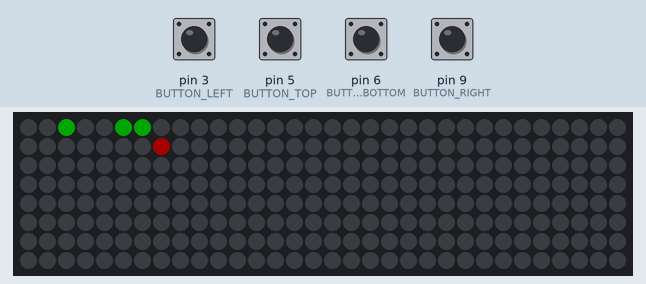
Recording of a sketch running on a simulated Arduino Uno, built with avr-gcc and run on an emulated ATmega328P. Shown: 32×8 RGB LED matrix (first LED top left, wired row by row). Inputs (shaded band) come from the test bench; at power-on: pin 3 (BUTTON_LEFT), pin 5 (BUTTON_TOP), pin 6 (BUTTON_BOTTOM), pin 9 (BUTTON_RIGHT) HIGH. Dim RGB values are drawn brighter than linear; random numbers use the default seed unless the sketch sets one.

Above: at 0.1 s.
At 1.29 s:
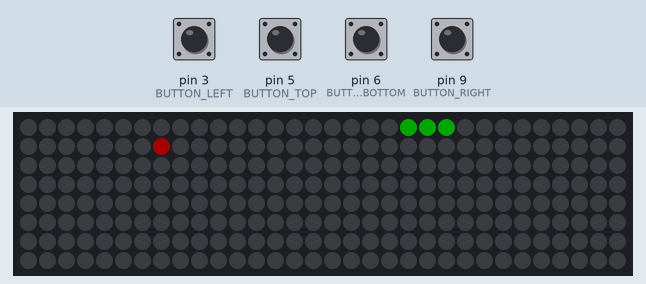
1.3 s: pin 3 (BUTTON_LEFT) pulled LOW for 0.15 s
At 1.9 s:
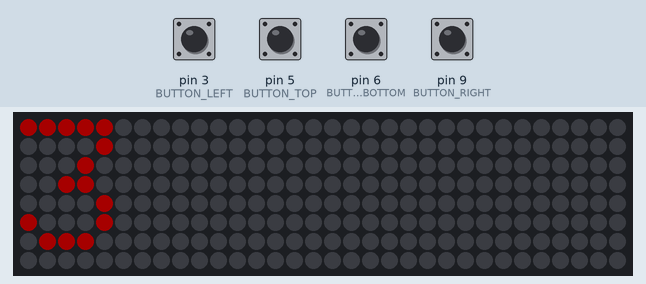
Timing chart, 0 to 4.3 s (numbered marks = the images above; inputs shaded):
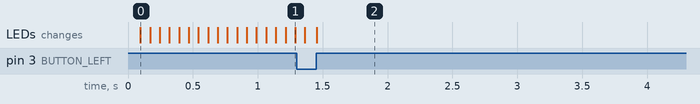

The sketch:

Snake_Game.ino
```cpp
// Librarys
#include <Adafruit_GFX.h>
#include <Adafruit_NeoMatrix.h>
#include <Adafruit_NeoPixel.h>
#include <ArduinoQueue.h>

#ifndef PSTR
#define PSTR
#endif

// Hardware Config
#define PIN 11

#define MATRIX_WIDTH 32
#define MATRIX_HEIGHT 8

Adafruit_NeoMatrix matrix = Adafruit_NeoMatrix(MATRIX_WIDTH, MATRIX_HEIGHT, PIN,
                                               NEO_MATRIX_TOP + NEO_MATRIX_LEFT + NEO_MATRIX_COLUMNS + NEO_MATRIX_ZIGZAG,
                                               NEO_GRB + NEO_KHZ800);


#define BUTTON_TOP 5
#define BUTTON_RIGHT 9
#define BUTTON_BOTTOM 6
#define BUTTON_LEFT 3

// Variablen und Konstanten, Konstrukte
#define TOP 0
#define RIGHT 1
#define BOTTOM 2
#define LEFT 3

struct coord {
  int x;
  int y;
};

ArduinoQueue<coord> snake(256);

coord snakeHead;

coord collectablePoint;

int direction;

bool lost;

//Helper-Funktionen
coord generateRandomCoord(int width, int height) {
  return {
    collectablePoint.x = random(0, width),
    collectablePoint.y = random(0, height)
  };
}

void emptySnake() {
  while (!snake.isEmpty()) {
    snake.dequeue();
  }
}

//** Snake-Game **//
void initializeSnakeGame() {

  lost = false;

  emptySnake();

  snake.enqueue({ 0, 0 });
  snake.enqueue({ 1, 0 });
  snake.enqueue({ 2, 0 });

  snakeHead.x = 4;
  snakeHead.y = 0;

  direction = RIGHT;

  collectablePoint = generateRandomCoord(MATRIX_WIDTH, MATRIX_HEIGHT);
}

void SnakeGame() {
  while (!lost) {
    // Richtung der Schlange festlegen
    if (!digitalRead(BUTTON_TOP)) {
      direction = TOP;
    }
    if (!digitalRead(BUTTON_RIGHT)) {
      direction = RIGHT;
    }
    if (!digitalRead(BUTTON_BOTTOM)) {
      direction = BOTTOM;
    }
    if (!digitalRead(BUTTON_LEFT)) {
      direction = LEFT;
    }

    // Je nach Richtung Koordinaten verändern
    switch (direction) {
      case TOP:
        snakeHead.y--;
        break;
      case RIGHT:
        snakeHead.x++;
        break;
      case BOTTOM:
        snakeHead.y++;
        break;
      case LEFT:
        snakeHead.x--;
        break;
    }

    // Bei Randwerten an anderer Seite wieder anfangen
    if (snakeHead.x > MATRIX_WIDTH - 1) {
      snakeHead.x = 0;
    }
    if (snakeHead.x < 0) {
      snakeHead.x = MATRIX_WIDTH;
    }

    if (snakeHead.y > MATRIX_HEIGHT - 1) {
      snakeHead.y = 0;
    }
    if (snakeHead.y < 0) {
      snakeHead.y = MATRIX_HEIGHT;
    }

    // Checken ob crash -> Spiel verloren
    for (int i = 0; i < snake.itemCount(); i++) {
      coord coordToCheck = snake.dequeue();
      snake.enqueue(coordToCheck);
      if (snakeHead.x == coordToCheck.x && snakeHead.y == coordToCheck.y) {
        lost = true;
      }
    }

    // Berechnete neue Kopfkoordinate an Schlange anhängen
    snake.enqueue({
      snakeHead.x,
      snakeHead.y,
    });

    // Je nachdem ob Punkt getroffen wurde Snake hinten kürzen (voran laufen) oder länger lassen und neuen Punkt generieren
    if (snakeHead.x == collectablePoint.x && snakeHead.y == collectablePoint.y) {
      collectablePoint = generateRandomCoord(MATRIX_WIDTH, MATRIX_HEIGHT);
    } else {
      snake.dequeue();
    }


    matrix.fillScreen(0);
    matrix.drawPixel(collectablePoint.x, collectablePoint.y, matrix.Color(255, 0, 0));
    for (int coordCount = snake.itemCount(); coordCount > 0; coordCount--) {
      coord coordToDraw = snake.dequeue();
      snake.enqueue(coordToDraw);
      matrix.drawPixel(coordToDraw.x, coordToDraw.y, matrix.Color(0, 255, 0));
    }

    matrix.show();
    //Delay zum prellen der Buttons
    delay(50);
  }
}

void printScore(){
matrix.fillScreen(0);
  matrix.setCursor(0, 0);
  matrix.setTextColor(matrix.Color(255, 0, 0));
  matrix.print(snake.itemCount());
  matrix.show();
}
//** ENDE Snake-Game **//

// Hauptsetup des Programms
void setup() {
  pinMode(BUTTON_TOP, INPUT_PULLUP);
  pinMode(BUTTON_RIGHT, INPUT_PULLUP);
  pinMode(BUTTON_BOTTOM, INPUT_PULLUP);
  pinMode(BUTTON_LEFT, INPUT_PULLUP);
  matrix.begin();
  matrix.setTextWrap(false);
  matrix.setBrightness(40);
}

// Main-Loop
void loop() {
  initializeSnakeGame();
  SnakeGame();
  printScore();
  delay(5000);
}
```
